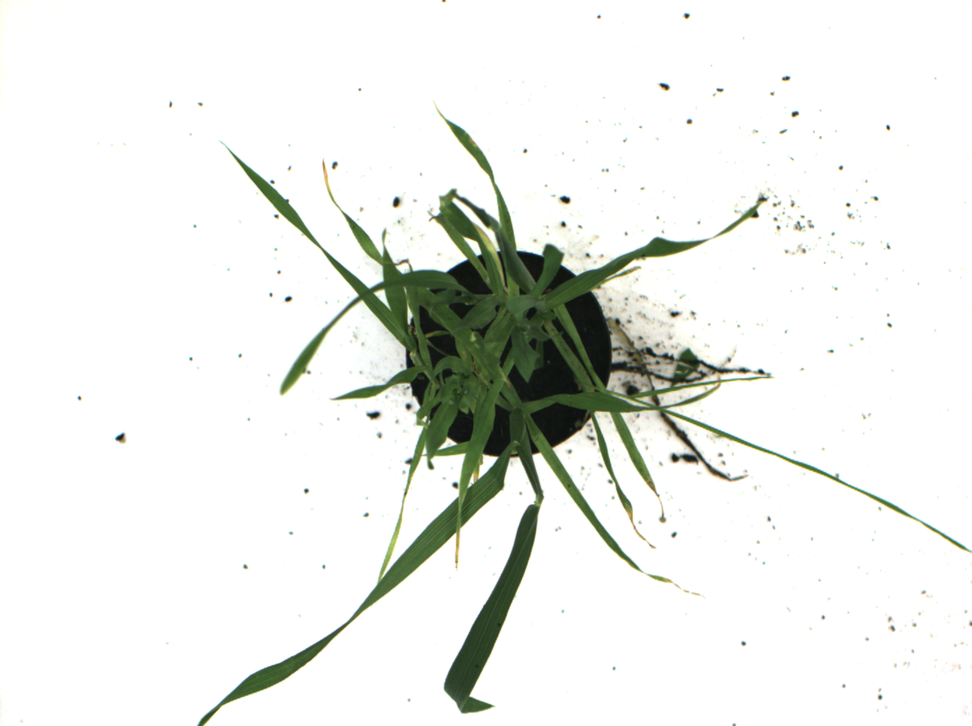
#> input picture api/model/637425158625793493.png, 972 x 726 px, shrunk from 1390 x 1038 before the run
$ python -i utils.py   (imports and definitions only)
#> lines starting #> are read from the running program, lines starting #| are printed output that depends on the picture; after the words box and inside, x2 and y2 are one past the last pixel; in counts of white or black regions, pixels touching at a corner belong together
#> further down, picture is the input picture: PIL image 972x726 RGB; mean R, G, B 234.3, 236.3, 232.4
import numpy as np
from PIL import Image, ImageOps

AUGMENT_IMAGE_SIZE = 160
FEATURE_Z_CLIP = 5.0
LESION_OOD_PCT = 5.0
YELLOW_BROWN_OOD = 0.12


def compact_features_from_pil(img: Image.Image, image_size=AUGMENT_IMAGE_SIZE):
#> called with image_size = 160
    img = ImageOps.fit(img.convert('RGB'), (image_size, image_size), method=Image.Resampling.BILINEAR)
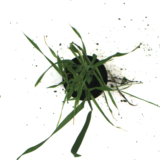
#> img: PIL image 160x160 RGB; mean R, G, B 227.5, 230.2, 225
    rgb = np.asarray(img, dtype=np.float32) / 255.0
    hsv = np.asarray(img.convert('HSV'), dtype=np.float32) / 255.0
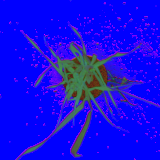
#> hsv: shape (160, 160, 3) float32; mean R, G, B 0.0856, 0.0532, 0.903
    exg = np.clip(2 * rgb[..., 1] - rgb[..., 0] - rgb[..., 2], 0, 1)
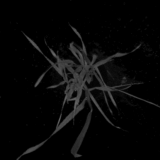
#> exg: shape (160, 160) float32; min 0, max 0.412, mean 0.0305
    yellow_brown = ((rgb[..., 0] > rgb[..., 1] * 0.85) & (rgb[..., 1] > rgb[..., 2] * 1.15)).astype(np.float32)
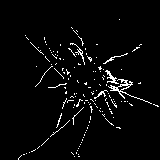
#> yellow_brown: shape (160, 160) float32; values 0 (black) and 1 (white), 3.4% white in thin lines or dots, all inside (x1, y1, x2, y2) = (18, 19, 159, 160)
    dark_spots = (rgb.mean(axis=-1) < 0.28).astype(np.float32)
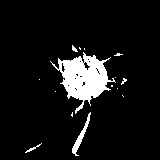
#> dark_spots: shape (160, 160) float32; values 0 (black) and 1 (white), 8% white; 15 white regions (11 under 20 px), largest, box (x1, y1, x2, y2) and area: (50, 52, 116, 114) 1739, (72, 112, 91, 156) 184, (25, 143, 42, 153) 34, (72, 45, 78, 52) 22
    channels = [rgb[..., 0], rgb[..., 1], rgb[..., 2], hsv[..., 0], hsv[..., 1], hsv[..., 2], exg, yellow_brown, dark_spots]
    features = []
    for c in channels:
        features.extend([float(c.mean()), float(c.std()), float(np.quantile(c, 0.1)), float(np.quantile(c, 0.5)), float(np.quantile(c, 0.9))])
#> this loop made 9 passes
#> after the loop, features = 45 values, max 1 at index 3, min 0 at index 17, mean 0.352
    hist, _ = np.histogram(hsv[..., 0], bins=12, range=(0, 1), density=True)
#> hist = [8.32, 0.771, 0.827, 1.07, 0.502, 0.403, 0.106, 0.000469, 0.00422, 0, 0.000469, 0]
    features.extend([float(x) for x in hist.tolist()])
    return np.asarray(features, dtype=np.float32)


def _fitted_rgb_from_pil(img: Image.Image, image_size=AUGMENT_IMAGE_SIZE):
    fitted = ImageOps.fit(img.convert('RGB'), (image_size, image_size), method=Image.Resampling.BILINEAR)
    return np.asarray(fitted, dtype=np.float32) / 255.0


# [57 lines left out: functions lesion_stats_from_rgb, _mlp_raw_and_pct, predict_disease_rating_from_pil, disease_highlight_from_pil, not called in this run]

>>> from PIL import Image
>>> picture = Image.open('model/637425158625793493.png')
>>> result = compact_features_from_pil(picture)
#> result = 57 values, max 8.32 at index 45, min 0 at index 17, mean 0.489
